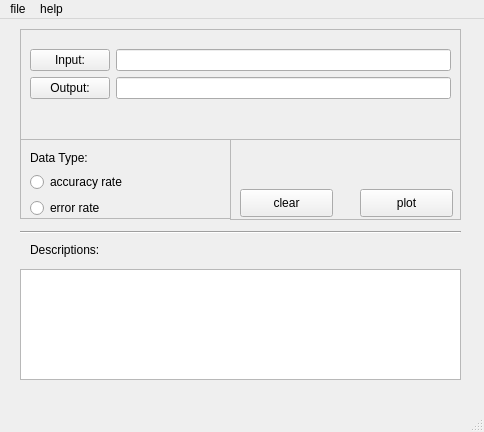
<?xml version="1.0" encoding="UTF-8"?>
<ui version="4.0">
 <class>AarWindow</class>
 <widget class="QMainWindow" name="AarWindow">
  <property name="geometry">
   <rect>
    <x>0</x>
    <y>0</y>
    <width>484</width>
    <height>432</height>
   </rect>
  </property>
  <property name="windowTitle">
   <string>MainWindow</string>
  </property>
  <widget class="QWidget" name="centralwidget">
   <widget class="QFrame" name="frame_file">
    <property name="geometry">
     <rect>
      <x>20</x>
      <y>10</y>
      <width>441</width>
      <height>111</height>
     </rect>
    </property>
    <property name="frameShape">
     <enum>QFrame::StyledPanel</enum>
    </property>
    <property name="frameShadow">
     <enum>QFrame::Raised</enum>
    </property>
    <widget class="QWidget" name="formLayoutWidget">
     <property name="geometry">
      <rect>
       <x>10</x>
       <y>20</y>
       <width>421</width>
       <height>80</height>
      </rect>
     </property>
     <layout class="QFormLayout" name="formLayout">
      <item row="0" column="1">
       <widget class="QLineEdit" name="lineEdit_input"/>
      </item>
      <item row="1" column="1">
       <widget class="QLineEdit" name="lineEdit_output"/>
      </item>
      <item row="0" column="0">
       <widget class="QPushButton" name="pbt_input">
        <property name="text">
         <string>Input:</string>
        </property>
       </widget>
      </item>
      <item row="1" column="0">
       <widget class="QPushButton" name="pbt_output">
        <property name="text">
         <string>Output:</string>
        </property>
       </widget>
      </item>
     </layout>
    </widget>
   </widget>
   <widget class="QFrame" name="frame_dt">
    <property name="geometry">
     <rect>
      <x>20</x>
      <y>120</y>
      <width>211</width>
      <height>80</height>
     </rect>
    </property>
    <property name="frameShape">
     <enum>QFrame::StyledPanel</enum>
    </property>
    <property name="frameShadow">
     <enum>QFrame::Raised</enum>
    </property>
    <widget class="QWidget" name="layoutWidget">
     <property name="geometry">
      <rect>
       <x>10</x>
       <y>10</y>
       <width>133</width>
       <height>69</height>
      </rect>
     </property>
     <layout class="QVBoxLayout" name="verticalLayout">
      <item>
       <widget class="QLabel" name="label_dt">
        <property name="text">
         <string>Data Type:</string>
        </property>
       </widget>
      </item>
      <item>
       <widget class="QRadioButton" name="rbt_ar">
        <property name="text">
         <string>accuracy rate</string>
        </property>
       </widget>
      </item>
      <item>
       <widget class="QRadioButton" name="rbt_er">
        <property name="text">
         <string>error rate</string>
        </property>
       </widget>
      </item>
     </layout>
    </widget>
   </widget>
   <widget class="QFrame" name="frame_plot">
    <property name="geometry">
     <rect>
      <x>230</x>
      <y>120</y>
      <width>231</width>
      <height>81</height>
     </rect>
    </property>
    <property name="frameShape">
     <enum>QFrame::StyledPanel</enum>
    </property>
    <property name="frameShadow">
     <enum>QFrame::Raised</enum>
    </property>
    <widget class="QPushButton" name="pbt_plot">
     <property name="geometry">
      <rect>
       <x>130</x>
       <y>50</y>
       <width>93</width>
       <height>28</height>
      </rect>
     </property>
     <property name="text">
      <string>plot</string>
     </property>
    </widget>
    <widget class="QPushButton" name="pbt_clear">
     <property name="geometry">
      <rect>
       <x>10</x>
       <y>50</y>
       <width>93</width>
       <height>28</height>
      </rect>
     </property>
     <property name="text">
      <string>clear</string>
     </property>
    </widget>
   </widget>
   <widget class="Line" name="line_h1">
    <property name="geometry">
     <rect>
      <x>20</x>
      <y>203</y>
      <width>441</width>
      <height>20</height>
     </rect>
    </property>
    <property name="orientation">
     <enum>Qt::Horizontal</enum>
    </property>
   </widget>
   <widget class="QLabel" name="label_des">
    <property name="geometry">
     <rect>
      <x>30</x>
      <y>220</y>
      <width>121</width>
      <height>21</height>
     </rect>
    </property>
    <property name="text">
     <string>Descriptions:</string>
    </property>
   </widget>
   <widget class="QTextEdit" name="textEdit_des">
    <property name="geometry">
     <rect>
      <x>20</x>
      <y>250</y>
      <width>441</width>
      <height>111</height>
     </rect>
    </property>
   </widget>
  </widget>
  <widget class="QMenuBar" name="menubar">
   <property name="geometry">
    <rect>
     <x>0</x>
     <y>0</y>
     <width>484</width>
     <height>26</height>
    </rect>
   </property>
   <widget class="QMenu" name="menufile">
    <property name="title">
     <string>file</string>
    </property>
    <addaction name="actionopen"/>
    <addaction name="separator"/>
    <addaction name="actionexit"/>
   </widget>
   <widget class="QMenu" name="menuhelp">
    <property name="title">
     <string>help</string>
    </property>
    <addaction name="actionHTC_Homepage"/>
    <addaction name="separator"/>
    <addaction name="actionstyle_requirement"/>
   </widget>
   <addaction name="menufile"/>
   <addaction name="menuhelp"/>
  </widget>
  <widget class="QStatusBar" name="statusbar"/>
  <action name="actionopen">
   <property name="text">
    <string>open</string>
   </property>
  </action>
  <action name="actionexit">
   <property name="text">
    <string>exit</string>
   </property>
  </action>
  <action name="actionHTC_Homepage">
   <property name="text">
    <string>HTC Homepage</string>
   </property>
  </action>
  <action name="actionstyle_requirement">
   <property name="text">
    <string>style requirements</string>
   </property>
  </action>
 </widget>
 <resources/>
 <connections/>
</ui>
